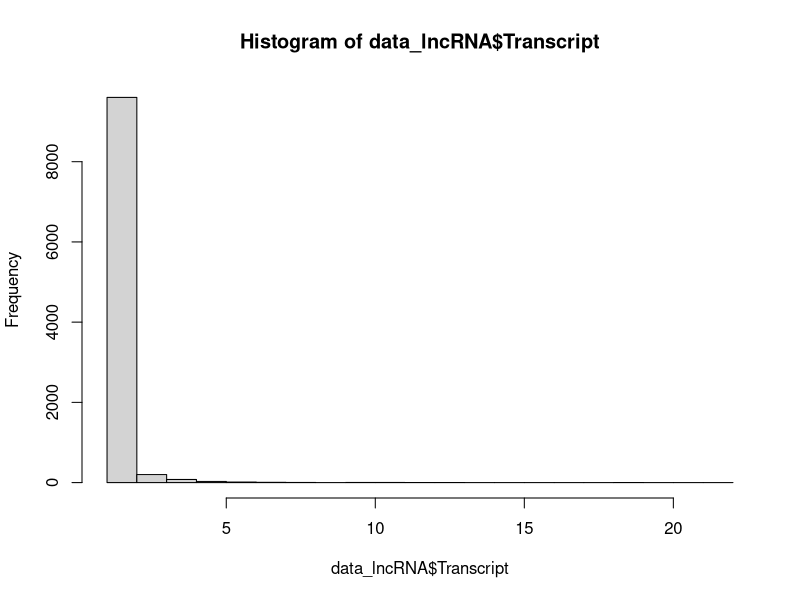
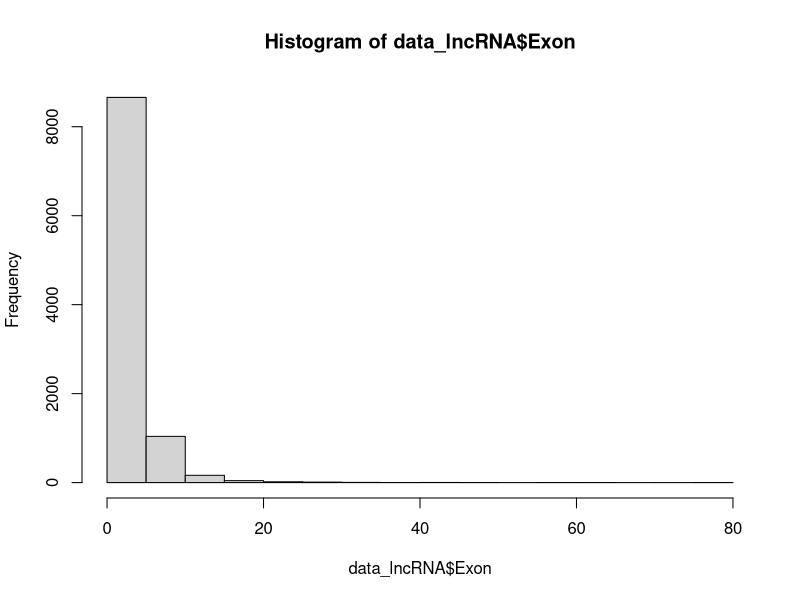
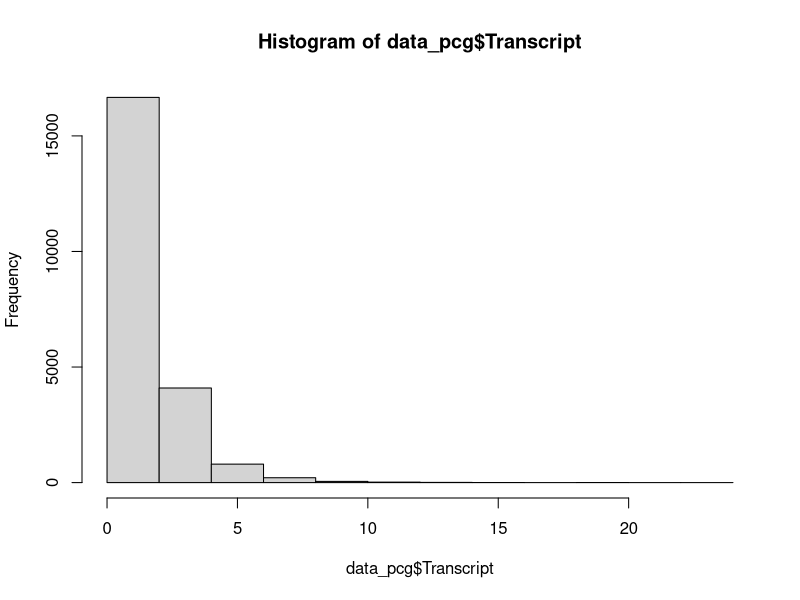
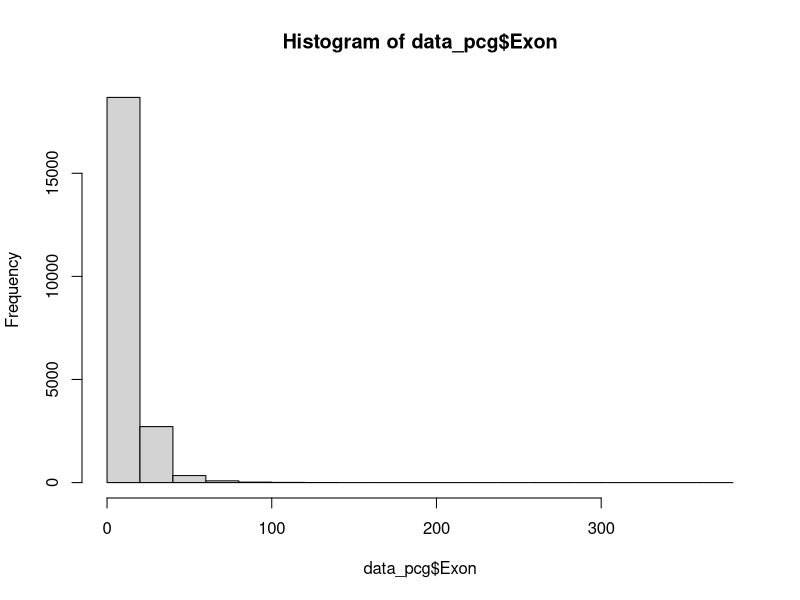
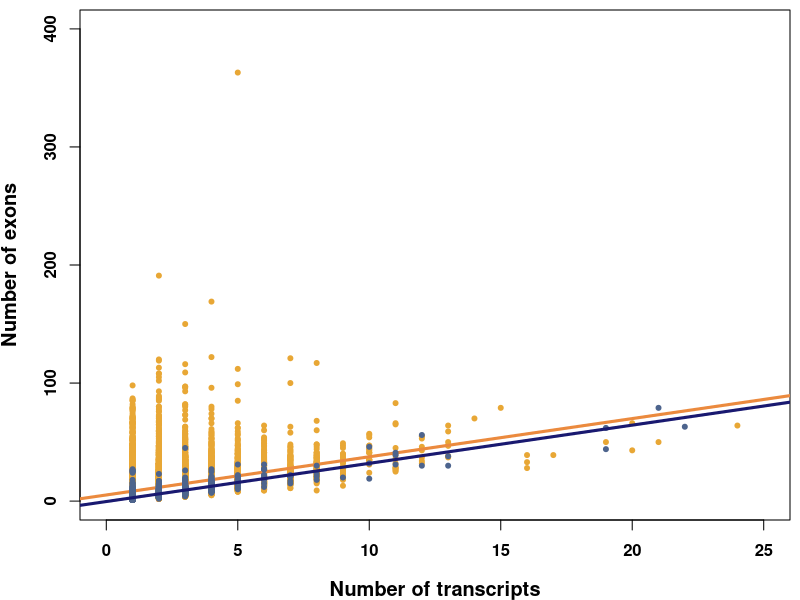
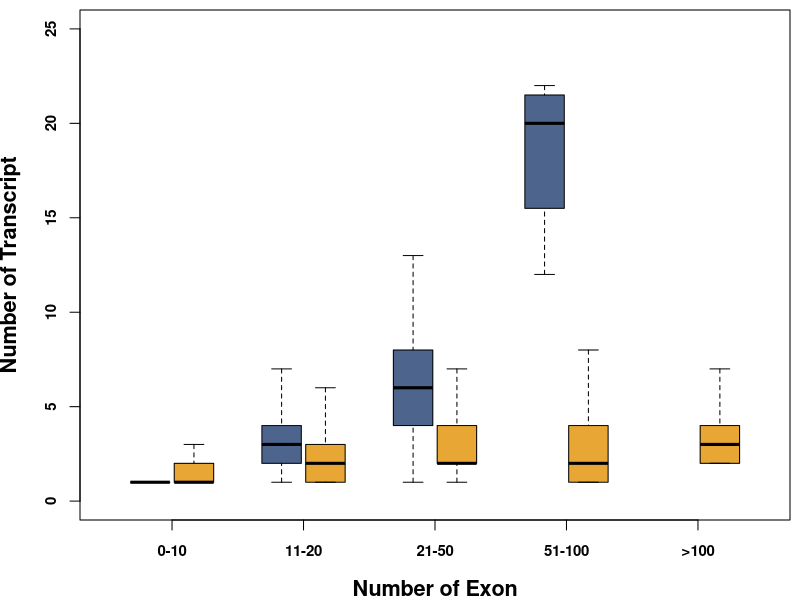

Recreate these plots in R, in order.
#correlation between the number of transcript and number of exon

data_lncRNA <- read.csv("lncrna_main_m.csv", header = FALSE)
head(data_lncRNA)
names(data_lncRNA)
colnames(data_lncRNA)[1] <- "Gene"
colnames(data_lncRNA)[2] <- "Gene_length"
colnames(data_lncRNA)[3] <- "Transcript"
colnames(data_lncRNA)[4] <- "Exon"
summary(data_lncRNA)
str(data_lncRNA)
data_lncRNA$Gene_length <- as.numeric(data_lncRNA$Gene_length)
data_lncRNA$Transcript <- as.numeric(data_lncRNA$Transcript)
data_lncRNA$Exon <- as.numeric(data_lncRNA$Exon)
length(data_lncRNA$Transcript)
length(data_lncRNA$Exon)
hist(data_lncRNA$Transcript)
hist(data_lncRNA$Exon)
cor.test(data_lncRNA$Transcript, data_lncRNA$Exon, method = c('spearman'))
cor.test(data_lncRNA$Exon, data_lncRNA$Gene_length, method = c('spearman'))
cor.test(data_lncRNA$Transcript, data_lncRNA$Gene_length, method = c('spearman'))
cor.test(data_lncRNA$Transcript, data_lncRNA$Exon, method = c('pearson'))

data_pcg <- read.csv("mrna_main_m.csv", header = FALSE)
head(data_pcg)
names(data_pcg)
colnames(data_pcg)[1] <- "Gene"
colnames(data_pcg)[2] <- "Gene_length"
colnames(data_pcg)[3] <- "Transcript"
colnames(data_pcg)[4] <- "Exon"
summary(data_pcg)
str(data_pcg)
data_pcg$Gene_length <- as.numeric(data_pcg$Gene_length)
data_pcg$Transcript <- as.numeric(data_pcg$Transcript)
data_pcg$Exon <- as.numeric(data_pcg$Exon)
length(data_pcg$Transcript)
length(data_pcg$Exon)
hist(data_pcg$Transcript)
hist(data_pcg$Exon)
cor.test(data_pcg$Transcript, data_pcg$Exon, method = c('spearman'))
cor.test(data_pcg$Exon, data_pcg$Gene_length, method = c('spearman'))
cor.test(data_pcg$Transcript, data_pcg$Gene_length, method = c('spearman'))
cor.test(data_pcg$Transcript, data_pcg$Exon, method = c('pearson'))

#scatterplot
tiff("/home/dell/Documents/koushiki/final_fig/supplementary_fig_1a2.tiff",width = 1200, height = 1200, res = 300)
par(mar=c(4,4,0.5,0.5))
plot(data_pcg$Transcript, data_pcg$Exon, xlim=c(0,25), ylim = c(0,400),
     xlab = "Number of transcripts", ylab = "Number of exons",
     main="",col="#E8A735", pch=20, font.axis=2, cex.axis=1, font.lab=2, cex.lab=1.2 )
abline(lm(data_pcg$Exon~data_pcg$Transcript), lty="solid", col="#EB8A3E", lwd=3)
points(data_lncRNA$Transcript, data_lncRNA$Exon, col="#4D648D",pch=20)
abline(lm(data_lncRNA$Exon~data_lncRNA$Transcript), lty="solid", col="midnightblue", lwd=3)
dev.off()

#boxplot
library(dplyr)
a <- data_lncRNA %>% filter(Exon<11)
count(a)
b <- data_lncRNA %>% filter(Exon>10&Exon<21)
count(b)
c <- data_lncRNA %>% filter(Exon>20&Exon<51)
count(c)
d <- data_lncRNA %>% filter(Exon>50&Exon<101)
count(d)
e <- data_lncRNA %>% filter(Exon>100)
count(e)
a1 <- data_pcg %>% filter(Exon<11)
count(a1)
b1 <- data_pcg %>% filter(Exon>10&Exon<21)
count(b1)
c1 <- data_pcg %>% filter(Exon>20&Exon<51)
count(c1)
d1 <- data_pcg %>% filter(Exon>50&Exon<101)
count(d1)
e1 <- data_pcg %>% filter(Exon>100)
count(e1)
tiff("/home/dell/Documents/koushiki/final_fig/supplementary_fig_1b2.tiff",width = 1200, height = 1200, res = 300)
par(mar=c(4,4,0.5,0.5),cex.axis=0.9, font.axis=2,cex.lab=1.3, font.lab=2)
boxplot(a$Transcript, b$Transcript, c$Transcript, d$Transcript, e$Transcript,
        col = "#4D648D", xlab="Number of Exon", ylab="Number of Transcript", boxwex=0.9,xaxs="i",xaxt='n',
        at=c(1,4,7,10,13), outline=F, xlim=c(0,15), ylim=c(0,25), main="")
boxplot(a1$Transcript, b1$Transcript, c1$Transcript, d1$Transcript, e1$Transcript,
        add= TRUE,col = "#E8A735", boxwex=0.9, at=c(2,5,8,11,14), outline=F,axes=F)
axis(1, at=c(1.5,4.5,7.5,10.5,13.5), labels=c("0-10","11-20","21-50","51-100",">100"),font=2,cex=0.9)
dev.off()
